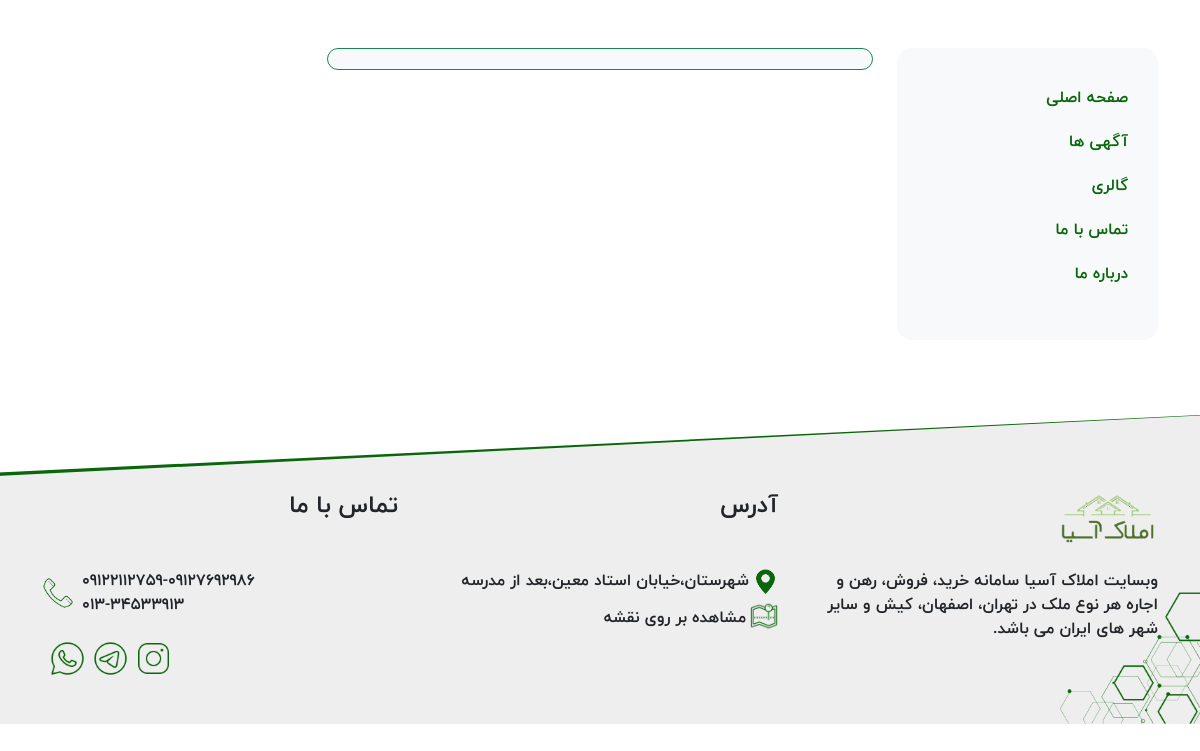
/AboutUs/, run on an earlier commit of the app's database.
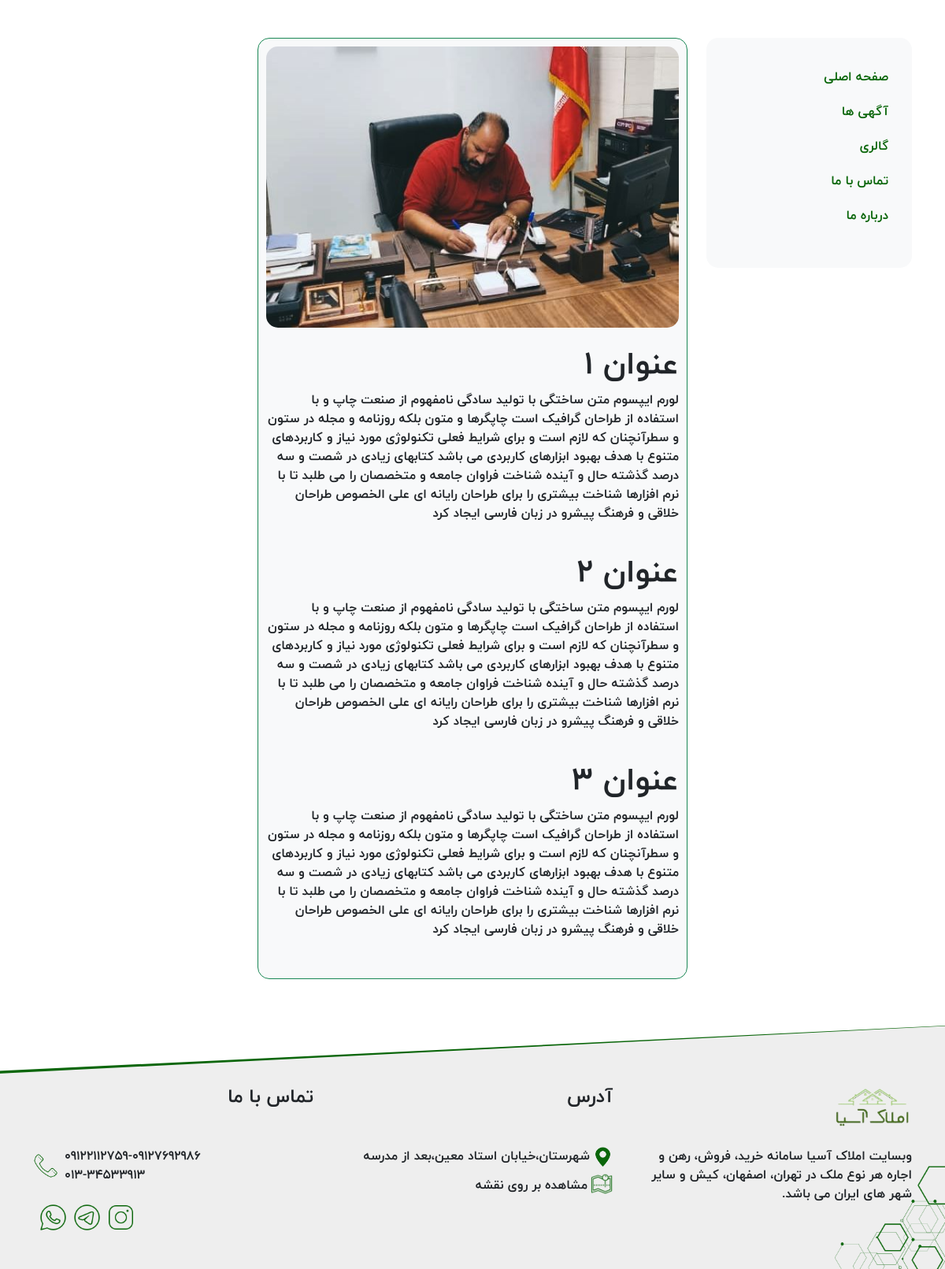
And on a later commit of the database.
### BaseConfig/models.py (models this page shows)
class FooterData(models.Model):
    site_description = models.CharField(max_length=500, null=True, blank=True)
    site_logo = models.ImageField(upload_to='footer/site_logo', null=True, blank=True)
    address = models.CharField(max_length=200, null=True, blank=True)
    location = models.CharField(max_length=500, null=True, blank=True)
    phone_number = models.CharField(max_length=200, null=True, blank=True)
    landline_phone = models.CharField(max_length=200, null=True, blank=True)
    instagram = models.CharField(max_length=200, null=True, blank=True)
    telegram = models.CharField(max_length=200, null=True, blank=True)
    whatsapp = models.CharField(max_length=200, null=True, blank=True)
    per_page_item = models.IntegerField(default=10)
    is_active = models.BooleanField(default=True)
    class Meta:
        db_table = 'FooterData'
        verbose_name = 'تنطیمات عمومی سایت'
        verbose_name_plural = 'تنظیمات عمومی سایت'

### AboutUs/models.py (models this page shows)
class AboutUs(models.Model):
    image = models.ImageField(upload_to='AboutUs', null=True, blank=True)
    header_1 = models.CharField(max_length=100, null=True, blank=True)
    body_1 = models.TextField(null=True, blank=True)
    header_2 = models.CharField(max_length=100, null=True, blank=True)
    body_2 = models.TextField(null=True, blank=True)
    header_3 = models.CharField(max_length=100, null=True, blank=True)
    body_3 = models.TextField(null=True, blank=True)
    is_active = models.BooleanField(default=True)
    class Meta:
        db_table = 'AboutUs'
        verbose_name = 'درباره ما'
        verbose_name_plural = 'درباره ما'

### AboutUs/views.py (the view)
# urls.py: path('', views.about_us, name='AboutUs'),
def about_us(request):
    about_us = AboutUs.objects.filter(is_active=True).last()
    footer_data = FooterData.objects.filter(is_active=True).last()
    context = {
        'about_us': about_us,
        'FooterData': footer_data,
    }
    return render(request, 'AboutUs/about_us.html', context)

### AboutUs/templates/AboutUs/about_us.html (shortened to what this page needs)
{% extends 'base/layout.html' %}
{% load static %}
{% block headerLinks %}
    <link rel="stylesheet" href="{% static 'css/AboutUs/about-us-style.css' %}">
{% endblock %}
{% block main %}
    <div class="col-md-6">
        <div class="row">
            <div class="col-12">
                <div class="main-box">
                    {% if about_us.image %}
                        <div class="row text-center">
                            <div class="col-12">
                                <div>
                                    <img id="image" src="{{ about_us.image.url }}"/>
                                </div>
                            </div>
                        </div>
                        <br/>
                    {% endif %}
                    {% if about_us.header_1 %}
                        <div class="row">
                            <div class="col-12">
                                <h1>{{ about_us.header_1 }}</h1>
                            </div>
                        </div>
                    {% endif %}
                    {% if about_us.body_1 %}
                        <div class="row">
                            <div class="col-12">
                                <p>{{ about_us.body_1 }}</p>
                            </div>
                        </div>
                        <br/>
                    {% endif %}
                    {% if about_us.header_2 %}
                        <div class="row">
                            <div class="col-12">
                                <h1>{{ about_us.header_2 }}</h1>
                            </div>
                        </div>
                    {% endif %}
                    {% if about_us.body_2 %}
                        <div class="row">
                            <div class="col-12">
                                <p>{{ about_us.body_2 }}</p>
                            </div>
                        </div>
                        <br/>
                    {% endif %}
                    {% if about_us.header_3 %}
                        <div class="row">
                            <div class="col-12">
                                <h1>{{ about_us.header_3 }}</h1>
                            </div>
                        </div>
                    {% endif %}
                    {% if about_us.body_3 %}
                        <div class="row">
                            <div class="col-12">
                                <p>{{ about_us.body_3 }}</p>
                            </div>
                        </div>
                        <br/>
                    {% endif %}
                </div>
            </div>
        </div>
    </div>
    <div class="col-md-3"></div>
{% endblock %}
{% block site_description %}
    {{ FooterData.site_description }}
{% endblock %}
{% block address %}
    {{ FooterData.address }}
{% endblock %}
{% block location %}
    {{ FooterData.location }}
{% endblock %}
{% block footer_logo %}
    {{ FooterData.site_logo.url }}
{% endblock %}
{% block phone_number %}
    {{ FooterData.phone_number }}
{% endblock %}
{% block landline_phone %}
    {{ FooterData.landline_phone }}
{% endblock %}
{% block instagram %}
    {{ FooterData.instagram }}
{% endblock %}
{% block telegram %}
    {{ FooterData.telegram }}
{% endblock %}
{% block whatsapp %}
    {{ FooterData.whatsapp }}
{% endblock %}

### templates/base/layout.html (shortened to what this page needs)
{% load static %}
<html lang="fa" dir="rtl">
<head>
    <link rel="stylesheet" href="{% static 'css/base/bootstrap.rtl.min.css' %}"/>
    <link rel="stylesheet" href="{% static 'css/base/style.css' %}"/>
    {% block headerLinks %}{% endblock %}
</head>
<body>
<div class="container">
    <div class="row mt-5">
        <div class="col-md-3">
            <div class="navbar navbar-expand-md bg-light ps-md-0 ps-2 mb-3">
                <div class="menu collapse navbar-collapse" id="navbarSupportedContent">
                    <ul class="d-flex menu-member">
                        <li><a href="{% url 'home' %}">صفحه اصلی</a></li>
                        <li><a href="{% url 'AllAds' %}">آگهی ها</a></li>
                        <li><a href="{% url 'gallery' %}">گالری</a></li>
                        <li><a href="{% url 'CuntactUs' %}">تماس با ما</a></li>
                        <li><a href="{% url 'AboutUs' %}">درباره ما</a></li>
                    </ul>
                </div>
            </div>
        </div>
        {% block main %}{% endblock %}
    </div>
</div>
<div class="footer pt-4 pb-5 mt-5 position-relative">
    <div class="custom-shape-divider-top-1699579392">
        <svg data-name="Layer 1" xmlns="http://www.w3.org/2000/svg" viewBox="0 0 1200 120" preserveAspectRatio="none">
            <path d="M1200 120L0 16.48 0 0 1200 0 1200 120z" class="shape-fill" style="fill: #0a660a;"></path>
        </svg>
    </div>
    <div class="custom-shape-divider-top-1699578703">
        <svg data-name="Layer 1" xmlns="http://www.w3.org/2000/svg" viewBox="0 0 1200 120" preserveAspectRatio="none">
            <path d="M1200 120L0 16.48 0 0 1200 0 1200 120z" class="shape-fill" style="fill: #fff;"></path>
        </svg>
    </div>
    <div class="footer-info container pt-5">
        <div class="row">
            <div class="col-md-4 col-12 mt-3 d-flex flex-column gap-4">
                <img src="{% block footer_logo %}{% endblock %}" alt="" width="100">
                <p class="mb-0">{% block site_description %}{% endblock %}</p>
            </div>
            <div class="col-md-4 col-sm-6 col-12 d-flex flex-column gap-4">
                <h4 class="mt-md-3 mt-4">آدرس</h4>
                <div class="location-box d-flex flex-column justify-content-center mt-md-3 mt-0 gap-2">
                    <div class="location d-flex gap-1">
                        <img src="{% static 'image/icons8-location-48.png' %}" alt="" width="25" height="25">
                        <p class="mb-0">{% block address %}{% endblock %}</p>
                    </div>
                    <div class="location-map d-flex gap-1">
                        <img src="{% static 'image/icons8-map-64.png' %}" alt="" width="28" height="28">
                        <a href="{% block location %}{% endblock %}" target="_blank" class="mb-0 lh-lg text-dark"
                           style="text-decoration: none">مشاهده بر روی نقشه</a>
                    </div>
                </div>
            </div>
            <div class="col-md-4 col-sm-6 col-12 d-flex flex-column gap-4">
                <h4 class="mt-md-3 mt-4">تماس با ما</h4>
                <div class="number-box d-flex align-items-center gap-2 justify-content-end mt-md-3 mt-0">
                    <div class="numbers d-flex flex-column align-items-end">
                        <p class="mb-0">{% block phone_number %}{% endblock %}</p>
                        <p class="mb-0">{% block landline_phone %}{% endblock %}</p>
                    </div>
                    <img src="{% static 'image/icons8-phone-100 (2).png' %}" alt="" width="32" height="32">
                </div>
                <div class="social-media d-flex justify-content-end pe-2 gap-2">
                    <a href="{% block instagram %}{% endblock %}">
                        <img src="{% static 'image/icons8-instagram-50 (1).png' %}" alt="" width="35" height="35">
                    </a>
                    <a href="{% block telegram %}{% endblock %}">
                        <img src="{% static 'image/icons8-telegram-50.png' %}" alt="" width="35" height="35">
                    </a>
                    <a href="{% block whatsapp %}{% endblock %}">
                        <img src="{% static 'image/icons8-whatsapp-50.png' %}" alt="" width="35" height="35">
                    </a>
                </div>
            </div>
        </div>
    </div>
    <div class="footer-img position-absolute">
        <img src="{% static 'image/footerbg.png' %}" alt="" width="180">
    </div>
</div>
</body>
</html>

### static/css/base/style.css (style rules this page uses)
body,h1, h2, h3, h4, h5, h6, .h1, .h2, .h3, .h4, .h5, .h6, span, .popover, p, input { font-family: yekan, roboto, serif !important; letter-spacing: 0 !important; font-weight: 500; direction: rtl; }
.menu a { text-decoration: none; color: rgb(10, 102, 10); }
.menu li { list-style: none; }
.menu { width: 100%; border-radius: 15px; }
.menu-member { flex-direction: column; gap: 20px; }
.menu-member { padding: 30px; }
.navbar { border-radius: 15px; }
.footer { background-color: #eee; }
.footer-img { right: 0; bottom: 0; transform: rotate(180deg); }
.custom-shape-divider-top-1699578703 svg { position: relative; display: block; width: calc(120% + 1.3px); height: 80px; transform: rotateY(180deg); }
.custom-shape-divider-top-1699578703, .custom-shape-divider-top-1699579392 { position: absolute; top: 0; left: 0; width: 100%; overflow: hidden; line-height: 0; }
.custom-shape-divider-top-1699579392 svg { position: relative; display: block; width: calc(120% + 1.3px); height: 84px; transform: rotateY(180deg); }
@media (max-width:1246px) { .footer-img img { max-width: 150px; } }
@media (max-width:1211px) { .footer-img img { max-width: 140px; } }

### static/css/AboutUs/about-us-style.css (style rules this page uses)
.main-box { background-color: #f8f9fa; padding: 10px; border-radius: 15px; border: 1px solid #198754; }
#image { width: 100%; object-fit: cover; border-radius: 15px; }

What changed in the data, as far as the page shows it:
added AboutUs: image (picture), header_1 "عنوان ۱", body_1 "لورم ایپسوم متن ساختگی با تولید سادگی نامفهوم از صنعت چاپ و با استفاده از طراحان گرافیک است چاپگرها و متون بلکه روزنامه و مجله در ستون و سطرآنچنان که لازم است و برای شرایط فعلی تکنولوژی مورد نیاز و کاربردهای متنوع با هدف بهبود ابزارهای کاربردی می باشد کتابهای زیادی در شصت و سه درصد گذشته حال و آینده شناخت فراوان جامعه و متخصصان را می طلبد تا با نرم افزارها شناخت بیشتری را برای طراحان رایانه ای علی الخصوص طراحان خلاقی و فرهنگ پیشرو در زبان فارسی ایجاد کرد", header_2 "عنوان ۲", body_2 "لورم ایپسوم متن ساختگی با تولید سادگی نامفهوم از صنعت چاپ و با استفاده از طراحان گرافیک است چاپگرها و متون بلکه روزنامه و مجله در ستون و سطرآنچنان که لازم است و برای شرایط فعلی تکنولوژی مورد نیاز و کاربردهای متنوع با هدف بهبود ابزارهای کاربردی می باشد کتابهای زیادی در شصت و سه درصد گذشته حال و آینده شناخت فراوان جامعه و متخصصان را می طلبد تا با نرم افزارها شناخت بیشتری را برای طراحان رایانه ای علی الخصوص طراحان خلاقی و فرهنگ پیشرو در زبان فارسی ایجاد کرد", header_3 "عنوان ۳", body_3 "لورم ایپسوم متن ساختگی با تولید سادگی نامفهوم از صنعت چاپ و با استفاده از طراحان گرافیک است چاپگرها و متون بلکه روزنامه و مجله در ستون و سطرآنچنان که لازم است و برای شرایط فعلی تکنولوژی مورد نیاز و کاربردهای متنوع با هدف بهبود ابزارهای کاربردی می باشد کتابهای زیادی در شصت و سه درصد گذشته حال و آینده شناخت فراوان جامعه و متخصصان را می طلبد تا با نرم افزارها شناخت بیشتری را برای طراحان رایانه ای علی الخصوص طراحان خلاقی و فرهنگ پیشرو در زبان فارسی ایجاد کرد"
